Frame 1 (no input): blank canvas, image omitted
Frame 60 (the mouse pressed at the canvas centre just before this capture): blank canvas, image omitted
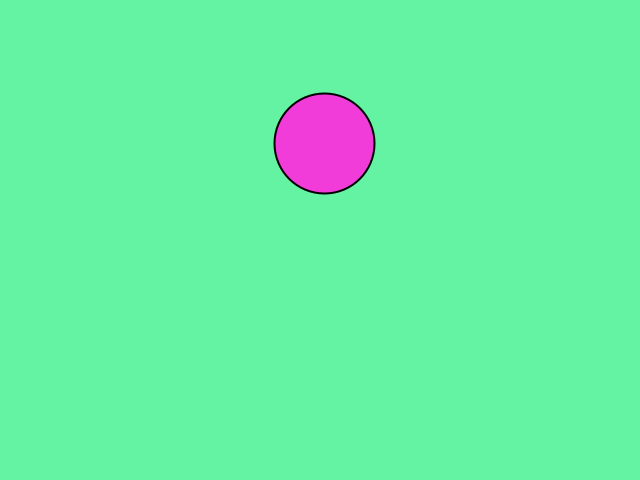
Frame 120 (the mouse held since frame 60 and released just before this capture)

The Processing sketch whose frames 1 and 60 were blank and that drew this single picture after the mouse press (run headless with seeded random() and noise(); from frame 60 on, the mouse is pressed at the canvas centre):

// Processing sketch: globos
// ── globos.pde
class Globo
{
  float x, y,vx,vy;
  color c;
  Globo (float _x, float _y)
  {
   x=_x;
   y=_y; 
   vx=random(-0.25,0.25);
   vy=random(-2,-0.5);
   c = color(random(0,255),random(0,255),random(0,255));
  }

  void update()
  {
    y+=vy;
    x+=vx;
  }

  void dibujate()
  {
      fill(c);
      strokeWeight(2);
      ellipse(x,y,100,100);
  }
  
}

ArrayList<Globo> globos;


void setup()
{
  size(640,480);
  globos = new ArrayList<Globo>();  
}

void draw()
{
  background(100,242,163);
  for(int i=0;i<globos.size();i++)
  {
    globos.get(i).update();
    globos.get(i).dibujate();
  }
}

void mousePressed()
{
  globos.add(new Globo(mouseX,mouseY));
}
